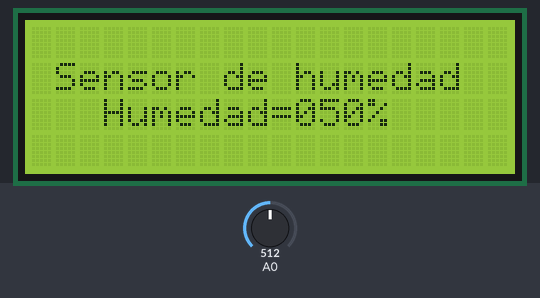
This sketch was run on a simulated Arduino Uno, built with avr-gcc and run on an emulated ATmega328P. Parts: 20×4 character LCD. The inputs (shaded band) are chosen by the test bench; at power-on: A0 = 512.

Above: at 1.2 s.
1.3 s: A0 set to 716
At 2.5 s:
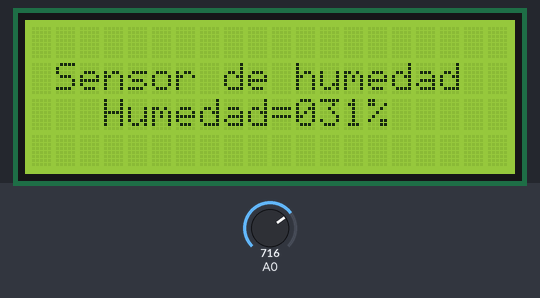
2.9 s: A0 set to 900
At 3.9 s:
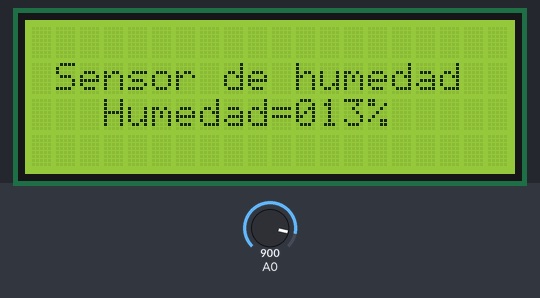
4.6 s: A0 set to 1023
At 5.3 s:
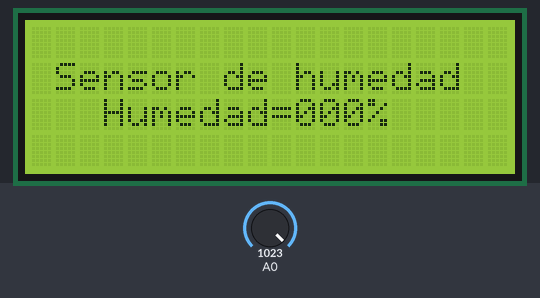
Timing chart, 0 to 7.6 s (numbered marks = the images above; inputs shaded):
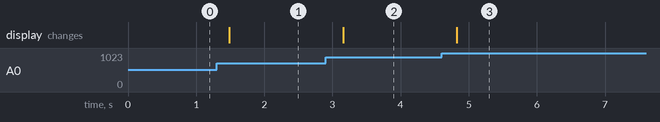

The sketch:

Programa_Sensor_de_humedad_de_suelo.ino
```cpp
#include <LiquidCrystal_I2C.h>//Libreria para LCD I2C
#include <Wire.h>//libreria requrida para usar SDA y SCL
LiquidCrystal_I2C lcd(0x27, 2, 1, 0, 4, 5, 6, 7, 3, POSITIVE);

//Declaracion de variables
int Humedad=0;//Variable utilizada para calcular la humedad
int Lectura_Analogica=0;//variable para leer el valor del pin analogico
void setup()
{
  lcd.begin(20, 4);//Inicializar la LCD 20x4
  lcd.backlight();//Encender la luz de fondo
}

void loop()
{
  char buffer[10];//Variable para crear una cadena
  Lectura_Analogica = analogRead(A0);//Leer el valor del potenciometro
  Humedad = map(Lectura_Analogica, 0, 1023, 100, 0);//Escala para utilizarlo con el servo
  //Mostrar mensajes en la LCD
  lcd.setCursor(1, 1); //posicionar el cursor fila 1 columna 1
  lcd.print("Sensor de humedad");
  lcd.setCursor(3, 2); //posicionar el cursor fila 2 columna 3
  lcd.print("Humedad=");
  sprintf(buffer,"%03d",Humedad);//crear una cadena para mostrar siempre 3 digitos
  lcd.print(buffer);//Mostrar el % de humedad
  lcd.print("%");
  delay(250);//Esperar 250 ms
}
```

Measured:
- after the input at 1.3 s, the display: changes after 0.19 s (image 1)
- after the input at 2.9 s, the display: changes after 0.26 s (image 2)
- after the input at 4.6 s, the display: changes after 0.23 s (image 3)
